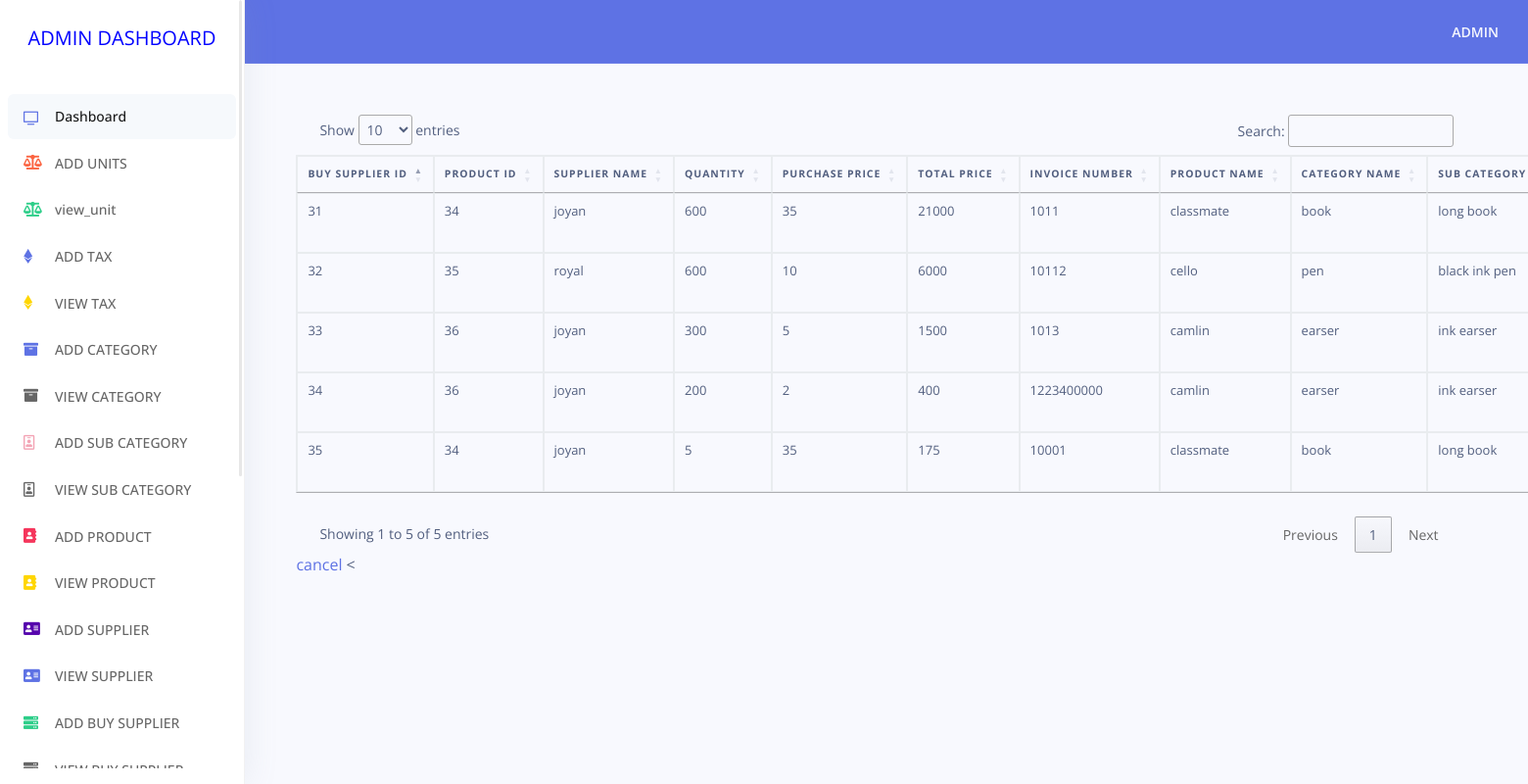
The app's page /admin/view_buy_supplier.php with its own data.
### tables this page shows
CREATE TABLE `buy_supplier_tbl` (
  `buy_supplier_id` int(10) NOT NULL,
  `product_id` int(10) NOT NULL,
  `supplier_id` int(10) NOT NULL,
  `quantity` varchar(10) NOT NULL,
  `purchase_price` varchar(10) NOT NULL,
  `invoice_number` varchar(15) NOT NULL,
  `total_price` varchar(20) NOT NULL,
  `deleted` varchar(5) NOT NULL DEFAULT '0',
  `status` varchar(5) NOT NULL DEFAULT '0',
  `created_date` timestamp NOT NULL DEFAULT CURRENT_TIMESTAMP,
  `inserted_by_id` varchar(10) NOT NULL DEFAULT 'pending',
  `deleted_by_id` varchar(10) NOT NULL DEFAULT 'pending',
  `updated_by_id` varchar(10) NOT NULL DEFAULT 'pending'
);

CREATE TABLE `product_tbl` (
  `product_id` int(10) NOT NULL,
  `unit_id` int(10) NOT NULL,
  `tax_id` int(10) NOT NULL,
  `category_id` int(10) NOT NULL,
  `sub_category_id` int(10) NOT NULL,
  `product_name` varchar(20) NOT NULL,
  `product_description` varchar(50) NOT NULL,
  `product_code` varchar(10) NOT NULL,
  `stock_status` varchar(10) NOT NULL DEFAULT 'available',
  `quantity` varchar(10) NOT NULL,
  `product_price` varchar(10) NOT NULL,
  `discount` varchar(10) NOT NULL,
  `selling_price` varchar(10) NOT NULL,
  `status` varchar(5) NOT NULL DEFAULT '0',
  `created_date` timestamp NOT NULL DEFAULT CURRENT_TIMESTAMP,
  `deleted` varchar(5) NOT NULL DEFAULT '0',
  `inserted_by_id` varchar(10) NOT NULL DEFAULT 'pending',
  `updated_by_id` varchar(10) NOT NULL DEFAULT 'pending',
  `deleted_by_id` varchar(10) NOT NULL DEFAULT 'pending'
);

CREATE TABLE `supplier_tbl` (
  `supplier_id` int(10) NOT NULL,
  `supplier_name` varchar(15) NOT NULL,
  `supplier_contact` varchar(13) NOT NULL,
  `supplier_email` varchar(20) NOT NULL,
  `supplier_address` varchar(40) NOT NULL,
  `gst` varchar(10) NOT NULL,
  `status` varchar(5) NOT NULL DEFAULT '0',
  `created_date` datetime NOT NULL DEFAULT CURRENT_TIMESTAMP,
  `inserted_by_id` varchar(10) NOT NULL DEFAULT 'pending',
  `updated_by_id` varchar(10) NOT NULL DEFAULT 'pending',
  `deleted_by_id` varchar(10) NOT NULL DEFAULT 'pending',
  `deleted` varchar(10) NOT NULL DEFAULT '0'
);

CREATE TABLE `category_tbl` (
  `category_id` int(10) NOT NULL,
  `category_name` varchar(20) NOT NULL,
  `category_image` varchar(50) NOT NULL,
  `status` varchar(5) NOT NULL DEFAULT '0',
  `deleted` varchar(5) NOT NULL DEFAULT '0',
  `created_date` timestamp NOT NULL DEFAULT CURRENT_TIMESTAMP,
  `inserted_by_id` varchar(10) NOT NULL DEFAULT 'pending',
  `updated_by_id` varchar(10) NOT NULL DEFAULT 'pending',
  `deleted_by_id` varchar(10) NOT NULL DEFAULT 'pending'
);

CREATE TABLE `sub_category_tbl` (
  `sub_category_id` int(10) NOT NULL,
  `category_id` int(10) NOT NULL,
  `sub_category_name` varchar(20) NOT NULL,
  `status` varchar(5) NOT NULL DEFAULT '0',
  `created_date` timestamp NOT NULL DEFAULT CURRENT_TIMESTAMP,
  `deleted` varchar(5) NOT NULL DEFAULT '0',
  `inserted_by_id` varchar(10) NOT NULL DEFAULT 'pending',
  `updated_by_id` varchar(10) NOT NULL DEFAULT 'pending',
  `deleted_by_id` varchar(10) NOT NULL DEFAULT 'pending'
);

### admin/view_buy_supplier.php (the view, shortened to what this page needs)
<!DOCTYPE html>
<html>
<head>
	<link rel="stylesheet" href="https://cdn.jsdelivr.net/npm/bootstrap@4.5.3/dist/css/bootstrap.min.css">
	<?php
		include('includes/stylesheet.php');
	?>
</head>
<body>
	<?php
		include('includes/sidenav.php');
?>
<div class="main-content" id="panel">
<?php
	include('includes/topnav.php');
	include("dbconnect.php");
	 $query = "SELECT b.quantity,b.purchase_price,b.invoice_number,b.total_price,p.product_name,s.supplier_name,p.product_id,b.buy_supplier_id,s.supplier_id from buy_supplier_tbl b,product_tbl p,supplier_tbl s where b.product_id = p.product_id  and b.supplier_id = s.supplier_id and p.deleted='0' and b.deleted='0' and s.deleted='0'";
	$query_result = $link->query($query);
?>
<div style="padding: 4%;">
 	<table class="table table-bordered" style="width: 100%;" id="datatable">
 		<thead><tr><th> BUY SUPPLIER ID</th>
 					<th>PRODUCT ID</th>
 						<th>SUPPLIER NAME</th>
 						 <th>QUANTITY</th>
 			 			<th>PURCHASE PRICE</th>
 			 			<th>TOTAL PRICE</th>
 						<th>INVOICE NUMBER</th>
 						<th>product name</th>
 						<th>Category name</th>
 						<th>Sub Category Name</th>
 					</tr>
 			</thead>
<?php
				while($rows = mysqli_fetch_array($query_result))
 	 			{
 	 				$product_id=$rows['product_id'];
 	 				$buy_supplier_id=$rows['buy_supplier_id'];
 	 				$quantity=$rows['quantity'];
 	 				$purchase_price=$rows['purchase_price'];
 	 				$invoice_number=$rows['invoice_number'];
 	 				$product_name=$rows['product_name'];
 	 				$supplier_name=$rows['supplier_name'];
 	 				$total_price = $rows['total_price'];
 	 				$category_name = "";
 	 				$sub_category_name = "";
 	 				$product_query = "select * from product_tbl where product_id='$product_id'";
 	 				$product_res = $link->query($product_query);
 	 				while($product_row = mysqli_fetch_array($product_res))
 	 				{
 	 					$category_id = $product_row["category_id"];
 	 					$sub_category_id = $product_row["sub_category_id"];
 	 					$category_query = "select * from category_tbl where category_id='$category_id'";
 	 					$category_res  = $link->query($category_query);
 	 					while($category_row = mysqli_fetch_array($category_res))
 	 					{
 	 						$category_name = $category_row["category_name"];
 	 					}
 	 					$sub_category_query = "select * from sub_category_tbl where sub_category_id='$sub_category_id'";
 	 					$sub_category_res  = $link->query($sub_category_query);
 	 					while($sub_category_row = mysqli_fetch_array($sub_category_res))
 	 					{
 	 						$sub_category_name = $sub_category_row["sub_category_name"];
 	 					}
 	 				}
?>
		<tr>
					<td> <?php echo $buy_supplier_id; ?></td>
					<td> <?php echo $product_id ; ?></td>
					<td><?php echo $supplier_name; ?></td>
					<td> <?php echo $quantity ; ?></td>
					<td> <?php echo $purchase_price ; ?></td>
					<td> <?php echo $total_price ; ?></td>
					<td> <?php echo  $invoice_number; ?></td>
					<td> <?php echo $product_name; ?></td>
					<td><?php echo $category_name; ?></td>
					<td><?php echo $sub_category_name; ?></td>
			</tr>
	</div>
<?php
}
?>
<a href="index.php">cancel</a>
<
</body>
</html>

### records on screen
buy_supplier_tbl: buy_supplier_id "31", product.product_id "34", supplier.supplier_name "joyan", quantity "600", purchase_price "35", total_price "21000", invoice_number "1011", product.product_name "classmate", category_tbl.category_name "book", sub_category_tbl.sub_category_name "long book"
buy_supplier_tbl: buy_supplier_id "32", product.product_id "35", supplier.supplier_name "royal", quantity "600", purchase_price "10", total_price "6000", invoice_number "10112", product.product_name "cello", category_tbl.category_name "pen", sub_category_tbl.sub_category_name "black ink pen"
buy_supplier_tbl: buy_supplier_id "33", product.product_id "36", supplier.supplier_name "joyan", quantity "300", purchase_price "5", total_price "1500", invoice_number "1013", product.product_name "camlin", category_tbl.category_name "earser", sub_category_tbl.sub_category_name "ink earser"
buy_supplier_tbl: buy_supplier_id "34", product.product_id "36", supplier.supplier_name "joyan", quantity "200", purchase_price "2", total_price "400", invoice_number "1223400000", product.product_name "camlin", category_tbl.category_name "earser", sub_category_tbl.sub_category_name "ink earser"
buy_supplier_tbl: buy_supplier_id "35", product.product_id "34", supplier.supplier_name "joyan", quantity "5", purchase_price "35", total_price "175", invoice_number "10001", product.product_name "classmate", category_tbl.category_name "book", sub_category_tbl.sub_category_name "long book"
